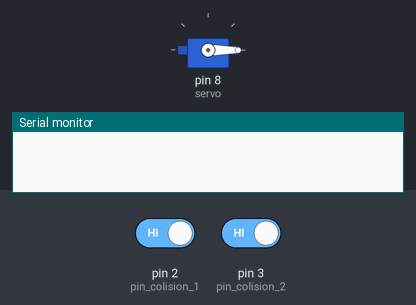
A sketch run on a simulated Arduino Uno, built with avr-gcc and run on an emulated ATmega328P. Parts: servo, the last lines printed to the serial monitor. The inputs (shaded band) are chosen by the test bench; at power-on: pin 2 (pin_colision_1) HIGH, pin 3 (pin_colision_2) HIGH.

Above: at 1.2 s.
1.3 s: pin 2 (pin_colision_1) driven LOW
At 2.4 s:
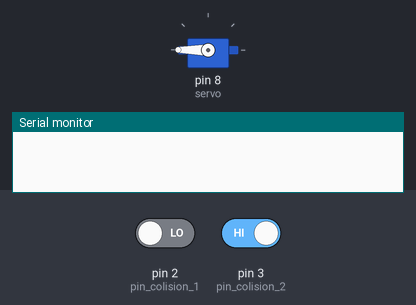
2.8 s: pin 3 (pin_colision_2) driven LOW
At 8.4 s:
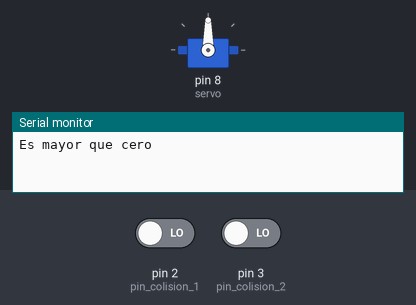
Timing chart, 0 to 11.7 s (numbered marks = the images above; inputs shaded):
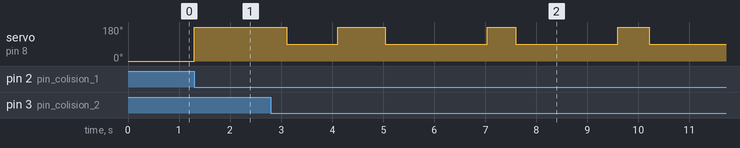

The sketch:

Coordenadas4.5.ino
```cpp
  //AUTORES:
  //Martin Beltran Diaz - UO276244
  //Stelian Adrian Stanci - UO277653
  //Laura Pernia Blanco - UO276264
#include <Servo.h>

Servo servo;


int pin_colision_1 = 2;
int pin_colision_2 = 3;//LadoMotor
bool colisionDelante;
bool colisionDetras;
bool seHaCalibrado = false;
unsigned long tiempoEsquinaIncia_EsquinaExtremo; //La inicial es la del motor
unsigned long tiempoEsquinaExtremo_EsquinaInicial;
int coordenada = 20;
int coordenadaActual = 0;
unsigned long tiempoEntreCoordenadas;
int numeroCoordenadas = 24;

void setup() {
  // put your setup code here, to run once:

 Serial.begin(9600);
 servo.attach(8);
}


void loop(){

    colisionDelante = digitalRead(pin_colision_2) == 0; //0 si se pulsa
    colisionDetras = digitalRead(pin_colision_1) == 0;

if(!seHaCalibrado){
    goToInitialPos(); //Va hasta la esquina del motor: esquina inicial
    doPath(); //Va a la esquina contraria y luego vuelve a la esquina inicial, así medimos los tiempos de la ida y de la vuelta (son diferentes).
    moverACoordenada(5);
    moverACoordenada(20);
    moverACoordenada(15);
    moverACoordenada(500);
    moverACoordenada(-1);
     moverACoordenada(10);

}


}

void goToInitialPos(){

colisionDetras = digitalRead(pin_colision_1) == 0;

  while(!colisionDetras){
        servo.write(0);
        colisionDetras = digitalRead(pin_colision_1) == 0;
      }

      servo.write(90);


}

void doPath(){

  //Medimos tiempo Incial-extremo
  unsigned long tiempo1 = millis();


  while(!colisionDelante && !seHaCalibrado){
        servo.write(180);
        colisionDelante = digitalRead(pin_colision_2) == 0;
      }

      servo.write(90);

      tiempoEsquinaIncia_EsquinaExtremo = millis()-tiempo1;

    //Medimos tiempo extremo-inicial
    unsigned long tiempo2 = millis();
    goToInitialPos();
    tiempoEsquinaExtremo_EsquinaInicial = millis() - tiempo2;

    servo.write(90);


    seHaCalibrado = true;
}

void moverACoordenada(int coordenada){


  if(coordenada < 0){
    Serial.println("Es menor que cero");
    coordenada = 0;
  }

  if(coordenada > numeroCoordenadas){
    Serial.println("Es mayor que cero");
    coordenada = numeroCoordenadas;
  }

    colisionDelante = digitalRead(pin_colision_2) == 0; //0 si se pulsa
    colisionDetras = digitalRead(pin_colision_1) == 0;

int tiempoEntreCoordenadas = 0;
if(coordenada > coordenadaActual){
    tiempoEntreCoordenadas = tiempoEsquinaIncia_EsquinaExtremo/numeroCoordenadas;
  servo.write(180);
  delay((coordenada-coordenadaActual)*tiempoEntreCoordenadas);
  coordenadaActual = coordenada;

} else if(coordenada < coordenadaActual){
    tiempoEntreCoordenadas = tiempoEsquinaExtremo_EsquinaInicial/numeroCoordenadas;
  servo.write(0);
  delay((coordenadaActual-coordenada)*tiempoEntreCoordenadas);
  coordenadaActual = coordenada;
}

  servo.write(90);

  delay(1000);

}

int prevDireccion = 180; //direccion por defecto modo automatico
```

Measured:
- after the input at 1.3 s, servo on pin 8 (servo): 0° → 180° at once
- after the input at 2.8 s, servo on pin 8 (servo): goes 90° 1.0 s, 180° 0.93 s, 90° 2.0 s, 180° 0.56 s, 90° 2.0 s, 180° 0.62 s, then 90°, starting after 0.31 s
